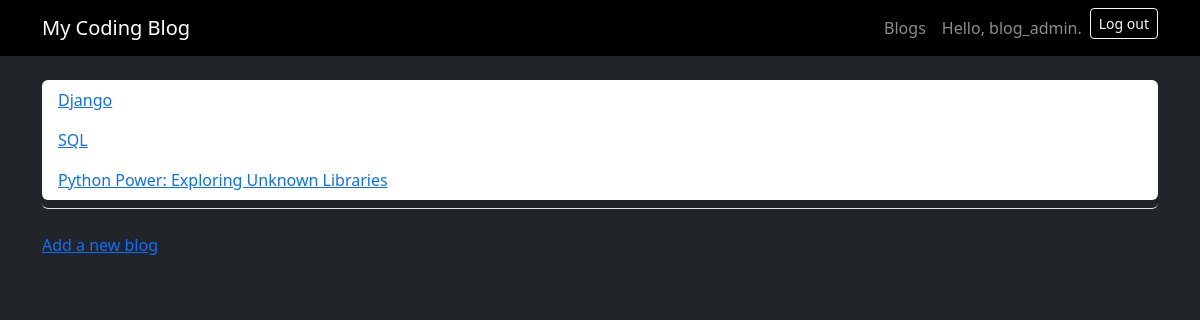
/blogs/ (signed in), run on the app's committed database.
### blogs/models.py (models this page shows, shortened)
class Blog(models.Model):
    name = models.CharField(max_length=200)  # Blog title/category name
    date_added = models.DateTimeField(auto_now_add=True)  # When created
    owner = models.ForeignKey(User, on_delete=models.CASCADE)

### blogs/views.py (the view)
# urls.py: path('', include('blogs.urls'))
@login_required
def blogs(request):
    blogs = Blog.objects.filter(owner=request.user).order_by('date_added')
    context = {'blogs': blogs}
    return render(request, 'blogs/blogs.html', context)

### blogs/templates/blogs/blogs.html (shortened to what this page needs)
{% extends 'blogs/base.html' %}
{% block content %}
  <ul class="list-group border-bottom pb-2 mb-4">
    {% for blog in blogs %}
      <li class="list-group-item border-0">
        <a href="{% url 'blogs:blog' blog.id %}">
          {{ blog.name }}</a>
        </li>
    {% empty %}
      <li class="list-group-item border-0">No blogs have been added yet.</li>
    {% endfor %}
  </ul>
  <a href="{% url 'blogs:new_blog' %}">Add a new blog</a>
{% endblock content %}

### blogs/templates/blogs/base.html (shortened to what this page needs)
<!DOCTYPE html>
<html lang="en">
<head>
    {% load django_bootstrap5 %}
    {% bootstrap_css %}
</head>
<body class="bg-dark text-light">
    <nav class="navbar navbar-expand-lg navbar-dark bg-black">
        <div class="container">
            <a class="navbar-brand" href="{% url 'blogs:index' %}">My Coding Blog</a>
            <div class="collapse navbar-collapse" id="navbarNav">
                <ul class="navbar-nav ms-auto">
                    <li class="nav-item">
                        <a class="nav-link" href="{% url 'blogs:blogs' %}">Blogs</a>
                    </li>
                    {% if user.is_authenticated %}
                        <li class="nav-item">
                            <span class="nav-link">Hello, {{ user.username }}.</span>
                        </li>
                        <li class="nav-item">
                            <form action="{% url 'accounts:logout' %}" method="post" class="d-inline">
                                <button type="submit" class="btn btn-outline-light btn-sm">Log out</button>
                            </form>
                        </li>
                    {% endif %}
                </ul>
            </div>
        </div>
    </nav>
    <div class="container mt-4">
        {% block content %}
        {% endblock content %}
    </div>
</body>
</html>

### data on the page
Blog: name "Django"
Blog: name "SQL"
Blog: name "Python Power: Exploring Unknown Libraries"

### other printed values
{{ user.username }} "blog_admin"
